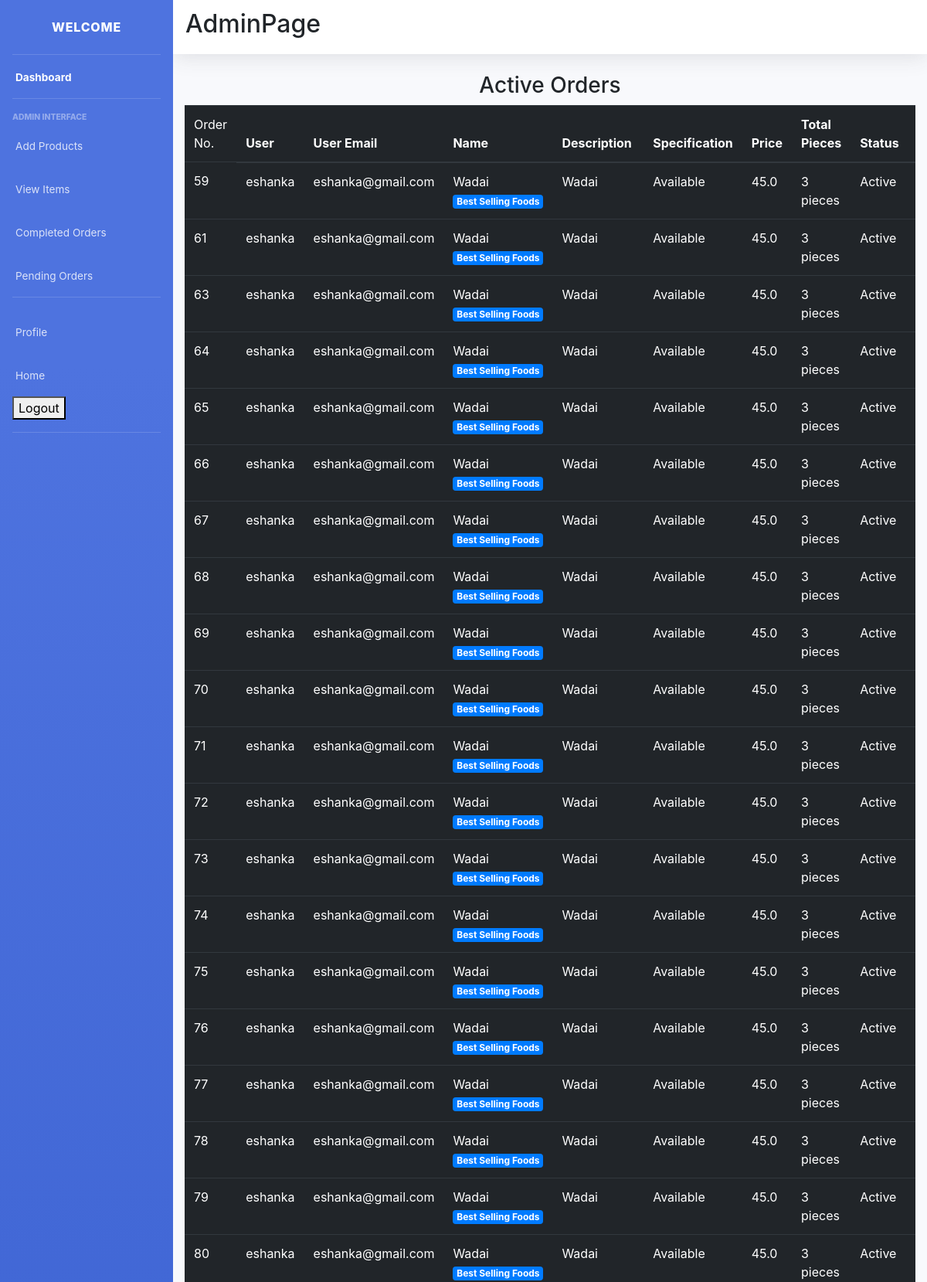
The page /pending_orders/ (signed in, upper part) on the database its author committed.
### main/models.py (models this page shows, shortened)
class CartItems(models.Model):
    ORDER_STATUS = (
        ('Active', 'Active'),
        ('Delivered', 'Delivered')
    )
    user = models.ForeignKey(User, on_delete=models.CASCADE)
    item = models.ForeignKey(Item, on_delete=models.CASCADE)
    ordered = models.BooleanField(default=False)
    quantity = models.IntegerField(default=1)
    ordered_date = models.DateField(default=timezone.now)
    status = models.CharField(max_length=20, choices=ORDER_STATUS, default='Active')
    delivery_date = models.DateField(default=timezone.now)
    class Meta:
        verbose_name = 'Cart Item'
        verbose_name_plural = 'Cart Items'

class Item(models.Model):
    LABELS = (
        ('Best Selling Foods', 'Best Selling Foods'),
        ('New Food', 'New Food'),
        ('Spicy Foods🔥', 'Spicy Foods🔥'),
    )
    LABEL_COLOUR = (
        ('danger', 'danger'),
        ('success', 'success'),
        ('primary', 'primary'),
        ('info', 'info'),
        ('warning', 'warning'),
    )
    title = models.CharField(max_length=150)
    description = models.CharField(max_length=250,blank=True)
    price = models.FloatField()
    pieces = models.IntegerField(default=6)
    instructions = models.CharField(max_length=250,default="Available")
    image = models.ImageField(default='default.png', upload_to='images/')
    labels = models.CharField(max_length=25, choices=LABELS, blank=True)
    label_colour = models.CharField(max_length=15, choices=LABEL_COLOUR, blank=True)
    slug = models.SlugField(default="foods")
    created_by = models.ForeignKey(User, on_delete=models.CASCADE)

### main/decorators.py (the view)
    def wrapper_func(request, *args, **kwargs):
        group = Group.objects.get(user = request.user)
        if group.name == 'admin_owner':
            return view_func(request, *args, **kwargs)
        else:
            return redirect('/')

### main/views.py (called while the page is built)
@login_required(login_url='/accounts/login/')
@admin_required
def pending_orders(request):
    items = CartItems.objects.filter(item__created_by=request.user, ordered=True,status="Active").order_by('-ordered_date')
    context = {
        'items':items,
    }
    return render(request, 'main/pending_orders.html', context)

### main/templates/main/pending_orders.html (shortened to what this page needs)
{% extends "main/layout2.html" %}
{% block content %}
<div class="cart">
        <div class="row">
            <div class="col-sm-12">
                <h3 class="text-center">Active Orders</h3>
                {% if items %}
                <div class="table-responsive">
                    <table class="table table-dark">
                        <thead>
                        <tr>
                            <td scope="col">Order No.</td>
                            <th scope="col">User</th>
                            <th scope="col">User Email</th>
                            <th scope="col">Name</th>
                            <th scope="col">Description</th>
                            <th scope="col">Specification</th>
                            <th scope="col">Price</th>
                            <th scope="col">Total Pieces</th>
                            <th scope="col">Status</th>
                            <th scope="col">Change Status</th>
                        </tr>
                        </thead>
                        <tbody>
                            {% for item in items %}
                        <tr>
                            <td>{{ item.id }}</td>
                            <td>{{ item.user.username }}</td>
                            <td>{{ item.user.email}}</td>
                            <td>{{ item.item.title }} <span class="badge badge-{{ item.item.label_colour }}">{{ item.item.labels }}</span></td>
                            <td>{{ item.item.description }}</td>
                            <td>{{ item.item.instructions }}</td>
                            <td>{{ item.item.price }}</td>
                            <td>{{ item.item.pieces }} pieces</td>
                            <td>{{ item.status }}</td>
                            <td>
                            </td>
                        </tr>
                            {% endfor %}
                        </tbody>
                    </table>
                </div>
                {% else %}
                <h4 class="text-center">Sorry, you have not ordered any item yet!!!</h4>
                {% endif %}
            </div>
        </div>
</div>
{% endblock content %}

### rows shown on the page
CartItems: id "59", user.username "eshanka", user.email "eshanka@gmail.com", item "Wadai", item.labels "Best Selling Foods", item.description "Wadai", item.instructions "Available", item.price "45.0", item.pieces "3", status "Active"
CartItems: id "61", user.username "eshanka", user.email "eshanka@gmail.com", item "Wadai", item.labels "Best Selling Foods", item.description "Wadai", item.instructions "Available", item.price "45.0", item.pieces "3", status "Active"
CartItems: id "63", user.username "eshanka", user.email "eshanka@gmail.com", item "Wadai", item.labels "Best Selling Foods", item.description "Wadai", item.instructions "Available", item.price "45.0", item.pieces "3", status "Active"
CartItems: id "64", user.username "eshanka", user.email "eshanka@gmail.com", item "Wadai", item.labels "Best Selling Foods", item.description "Wadai", item.instructions "Available", item.price "45.0", item.pieces "3", status "Active"
CartItems: id "65", user.username "eshanka", user.email "eshanka@gmail.com", item "Wadai", item.labels "Best Selling Foods", item.description "Wadai", item.instructions "Available", item.price "45.0", item.pieces "3", status "Active"
CartItems: id "66", user.username "eshanka", user.email "eshanka@gmail.com", item "Wadai", item.labels "Best Selling Foods", item.description "Wadai", item.instructions "Available", item.price "45.0", item.pieces "3", status "Active"
CartItems: id "67", user.username "eshanka", user.email "eshanka@gmail.com", item "Wadai", item.labels "Best Selling Foods", item.description "Wadai", item.instructions "Available", item.price "45.0", item.pieces "3", status "Active"
CartItems: id "68", user.username "eshanka", user.email "eshanka@gmail.com", item "Wadai", item.labels "Best Selling Foods", item.description "Wadai", item.instructions "Available", item.price "45.0", item.pieces "3", status "Active"
CartItems: id "69", user.username "eshanka", user.email "eshanka@gmail.com", item "Wadai", item.labels "Best Selling Foods", item.description "Wadai", item.instructions "Available", item.price "45.0", item.pieces "3", status "Active"
CartItems: id "70", user.username "eshanka", user.email "eshanka@gmail.com", item "Wadai", item.labels "Best Selling Foods", item.description "Wadai", item.instructions "Available", item.price "45.0", item.pieces "3", status "Active"
CartItems: id "71", user.username "eshanka", user.email "eshanka@gmail.com", item "Wadai", item.labels "Best Selling Foods", item.description "Wadai", item.instructions "Available", item.price "45.0", item.pieces "3", status "Active"
CartItems: id "72", user.username "eshanka", user.email "eshanka@gmail.com", item "Wadai", item.labels "Best Selling Foods", item.description "Wadai", item.instructions "Available", item.price "45.0", item.pieces "3", status "Active"
CartItems: id "73", user.username "eshanka", user.email "eshanka@gmail.com", item "Wadai", item.labels "Best Selling Foods", item.description "Wadai", item.instructions "Available", item.price "45.0", item.pieces "3", status "Active"
CartItems: id "74", user.username "eshanka", user.email "eshanka@gmail.com", item "Wadai", item.labels "Best Selling Foods", item.description "Wadai", item.instructions "Available", item.price "45.0", item.pieces "3", status "Active"
CartItems: id "75", user.username "eshanka", user.email "eshanka@gmail.com", item "Wadai", item.labels "Best Selling Foods", item.description "Wadai", item.instructions "Available", item.price "45.0", item.pieces "3", status "Active"
CartItems: id "76", user.username "eshanka", user.email "eshanka@gmail.com", item "Wadai", item.labels "Best Selling Foods", item.description "Wadai", item.instructions "Available", item.price "45.0", item.pieces "3", status "Active"
CartItems: id "77", user.username "eshanka", user.email "eshanka@gmail.com", item "Wadai", item.labels "Best Selling Foods", item.description "Wadai", item.instructions "Available", item.price "45.0", item.pieces "3", status "Active"
CartItems: id "78", user.username "eshanka", user.email "eshanka@gmail.com", item "Wadai", item.labels "Best Selling Foods", item.description "Wadai", item.instructions "Available", item.price "45.0", item.pieces "3", status "Active"
CartItems: id "79", user.username "eshanka", user.email "eshanka@gmail.com", item "Wadai", item.labels "Best Selling Foods", item.description "Wadai", item.instructions "Available", item.price "45.0", item.pieces "3", status "Active"
CartItems: id "80", user.username "eshanka", user.email "eshanka@gmail.com", item "Wadai", item.labels "Best Selling Foods", item.description "Wadai", item.instructions "Available", item.price "45.0", item.pieces "3", status "Active"
